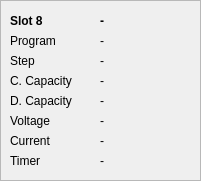
   <widget class="QFrame" name="frame_8">
    <property name="geometry">
     <rect>
      <x>1410</x>
      <y>550</y>
      <width>201</width>
      <height>181</height>
     </rect>
    </property>
    <property name="frameShape">
     <enum>QFrame::StyledPanel</enum>
    </property>
    <property name="frameShadow">
     <enum>QFrame::Raised</enum>
    </property>
    <widget class="QLabel" name="lbl_s8_chem_state">
     <property name="geometry">
      <rect>
       <x>100</x>
       <y>10</y>
       <width>91</width>
       <height>22</height>
      </rect>
     </property>
     <property name="font">
      <font>
       <weight>75</weight>
       <bold>true</bold>
      </font>
     </property>
     <property name="text">
      <string>-</string>
     </property>
    </widget>
    <widget class="QLabel" name="lbl_s8_program">
     <property name="geometry">
      <rect>
       <x>10</x>
       <y>30</y>
       <width>71</width>
       <height>22</height>
      </rect>
     </property>
     <property name="text">
      <string>Program</string>
     </property>
    </widget>
    <widget class="QLabel" name="ldl_s8_name">
     <property name="geometry">
      <rect>
       <x>10</x>
       <y>10</y>
       <width>51</width>
       <height>22</height>
      </rect>
     </property>
     <property name="font">
      <font>
       <weight>75</weight>
       <bold>true</bold>
      </font>
     </property>
     <property name="text">
      <string>Slot 8</string>
     </property>
    </widget>
    <widget class="QLabel" name="lbl_s8_program_state">
     <property name="geometry">
      <rect>
       <x>100</x>
       <y>30</y>
       <width>71</width>
       <height>22</height>
      </rect>
     </property>
     <property name="text">
      <string>-</string>
     </property>
    </widget>
    <widget class="QLabel" name="lbl_s8_step">
     <property name="geometry">
      <rect>
       <x>10</x>
       <y>50</y>
       <width>71</width>
       <height>22</height>
      </rect>
     </property>
     <property name="text">
      <string>Step</string>
     </property>
    </widget>
    <widget class="QLabel" name="lbl_s8_step_state">
     <property name="geometry">
      <rect>
       <x>100</x>
       <y>50</y>
       <width>71</width>
       <height>22</height>
      </rect>
     </property>
     <property name="text">
      <string>-</string>
     </property>
    </widget>
    <widget class="QLabel" name="lbl_s8_ccap">
     <property name="geometry">
      <rect>
       <x>10</x>
       <y>70</y>
       <width>91</width>
       <height>22</height>
      </rect>
     </property>
     <property name="text">
      <string>C. Capacity</string>
     </property>
    </widget>
    <widget class="QLabel" name="lbl_s8_ccap_state">
     <property name="geometry">
      <rect>
       <x>100</x>
       <y>70</y>
       <width>91</width>
       <height>22</height>
      </rect>
     </property>
     <property name="text">
      <string>-</string>
     </property>
    </widget>
    <widget class="QLabel" name="lbl_s8_voltage">
     <property name="geometry">
      <rect>
       <x>10</x>
       <y>110</y>
       <width>91</width>
       <height>22</height>
      </rect>
     </property>
     <property name="text">
      <string>Voltage</string>
     </property>
    </widget>
    <widget class="QLabel" name="lbl_s8_current">
     <property name="geometry">
      <rect>
       <x>10</x>
       <y>130</y>
       <width>91</width>
       <height>22</height>
      </rect>
     </property>
     <property name="text">
      <string>Current</string>
     </property>
    </widget>
    <widget class="QLabel" name="lbl_s8_timer">
     <property name="geometry">
      <rect>
       <x>10</x>
       <y>150</y>
       <width>91</width>
       <height>22</height>
      </rect>
     </property>
     <property name="text">
      <string>Timer</string>
     </property>
    </widget>
    <widget class="QLabel" name="lbl_s8_voltage_state">
     <property name="geometry">
      <rect>
       <x>100</x>
       <y>110</y>
       <width>91</width>
       <height>22</height>
      </rect>
     </property>
     <property name="text">
      <string>-</string>
     </property>
    </widget>
    <widget class="QLabel" name="lbl_s8_current_state">
     <property name="geometry">
      <rect>
       <x>100</x>
       <y>130</y>
       <width>91</width>
       <height>22</height>
      </rect>
     </property>
     <property name="text">
      <string>-</string>
     </property>
    </widget>
    <widget class="QLabel" name="lbl_s8_timer_state">
     <property name="geometry">
      <rect>
       <x>100</x>
       <y>150</y>
       <width>91</width>
       <height>22</height>
      </rect>
     </property>
     <property name="text">
      <string>-</string>
     </property>
    </widget>
    <widget class="QLabel" name="lbl_s8_dcap">
     <property name="geometry">
      <rect>
       <x>10</x>
       <y>90</y>
       <width>91</width>
       <height>22</height>
      </rect>
     </property>
     <property name="text">
      <string>D. Capacity</string>
     </property>
    </widget>
    <widget class="QLabel" name="lbl_s8_dcap_state">
     <property name="geometry">
      <rect>
       <x>100</x>
       <y>90</y>
       <width>91</width>
       <height>22</height>
      </rect>
     </property>
     <property name="text">
      <string>-</string>
     </property>
    </widget>
   </widget>
